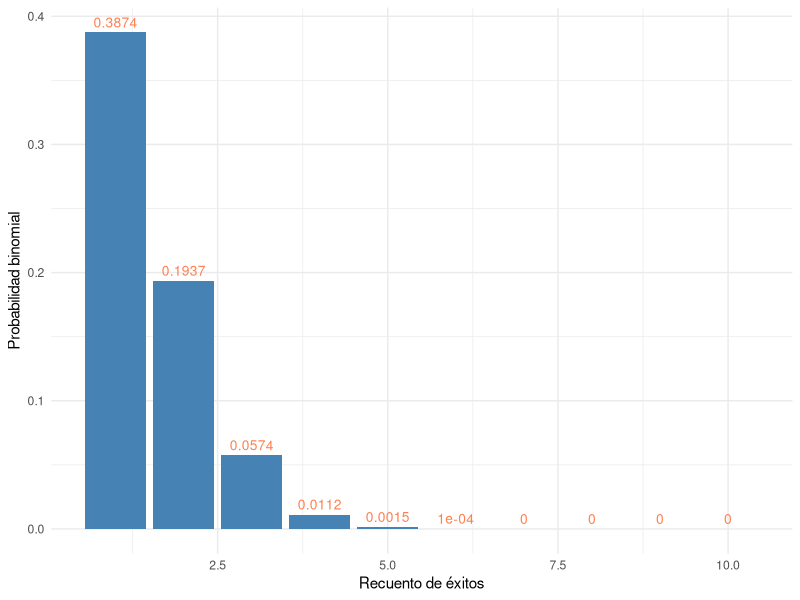

This chart was generated by the following R code:
## ---- chunk 1
knitr::opts_chunk$set(echo = TRUE)
## ---- chunk 2
library(tidyverse)

proba<-data.frame(p=c(
dbinom(1,10,.1),
dbinom(2,10,.1),
dbinom(3,10,.1),
dbinom(4,10,.1),
dbinom(5,10,.1),
dbinom(6,10,.1),
dbinom(7,10,.1),
dbinom(8,10,.1),
dbinom(9,10,.1),
dbinom(10,10,.1)), 
X=c(1,2,3,4,5,6,7,8,9,10))

proba<-mutate(proba, p=round( p, 4))


ggplot(proba,aes(X, p))+
  geom_bar(stat="identity",, fill="steelblue")+
  labs(x="Recuento de éxitos", y="Probabilidad binomial")+
  geom_text(aes(label=p), vjust=-.5, color="coral", size=3.5)+
  theme_minimal()
 scale_x_discrete(limits=c(1,2,3,4,5,6,7,8,9,10 ))
            
